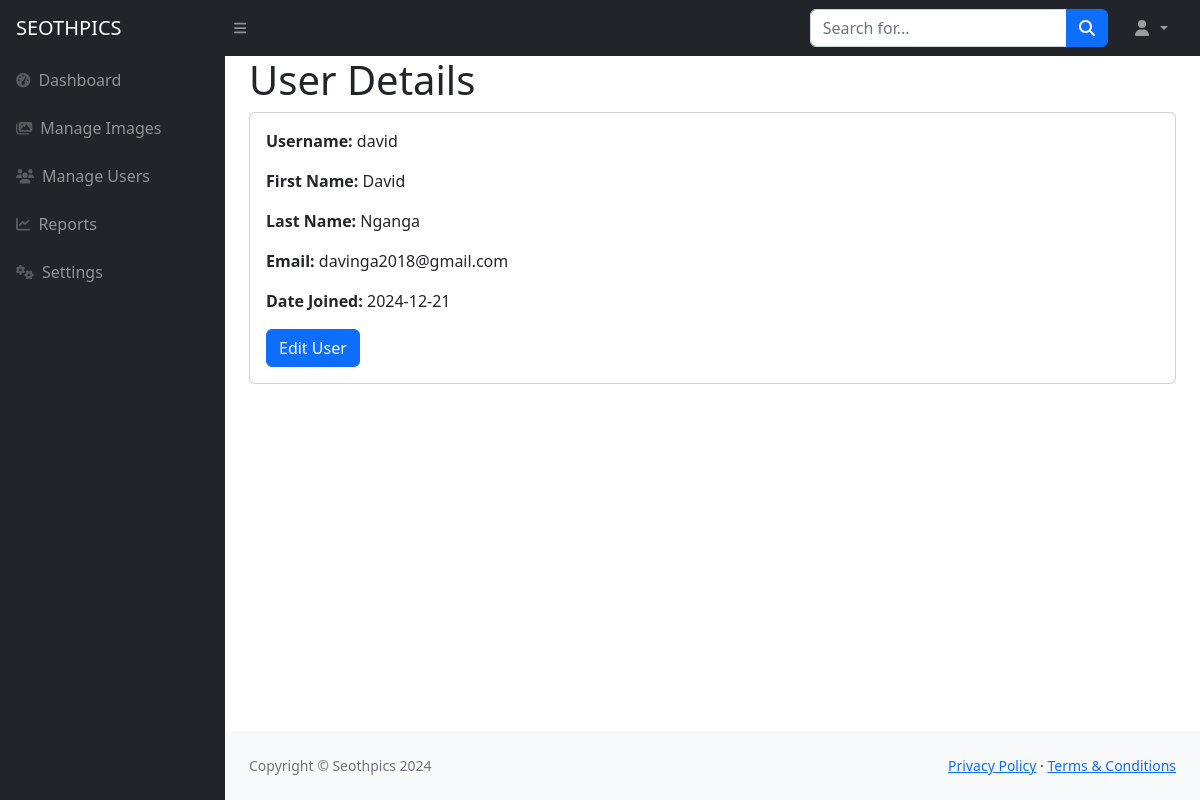
Screenshot of /users/view/2/ with the database file from the repository.
### gallery/models.py (models this page shows)
class CustomUser(AbstractUser):
    def __str__(self):
        return self.username

### gallery/views.py (the view)
# urls.py: path('users/view/<int:user_id>/', views.view_user, name='view_user'),  # View user details
def view_user(request, user_id):
    user = get_object_or_404(CustomUser, id=user_id)
    return render(request, 'admin_dashboard/view_user.html', {'user': user})

### gallery/templates/admin_dashboard/view_user.html (shortened to what this page needs)
{% extends 'admin_dashboard/base.html' %}
{% block content %}
<main>
    <div class="container-fluid px-4">
        <h1>User Details</h1>
        <div class="card">
            <div class="card-body">
                <p><strong>Username:</strong> {{ user.username }}</p>
                <p><strong>First Name:</strong> {{ user.first_name }}</p>
                <p><strong>Last Name:</strong> {{ user.last_name }}</p>
                <p><strong>Email:</strong> {{ user.email }}</p>
                <p><strong>Date Joined:</strong> {{ user.date_joined|date:"Y-m-d" }}</p>
                <a href="{% url 'edit_user' user.id %}" class="btn btn-primary">Edit User</a>
            </div>
        </div>
    </div>
</main>
{% endblock %}

### rows the page displays
CustomUser: username "david", first_name "David", last_name "Nganga", email "davinga2018@gmail.com", date_joined "2024-12-21"
